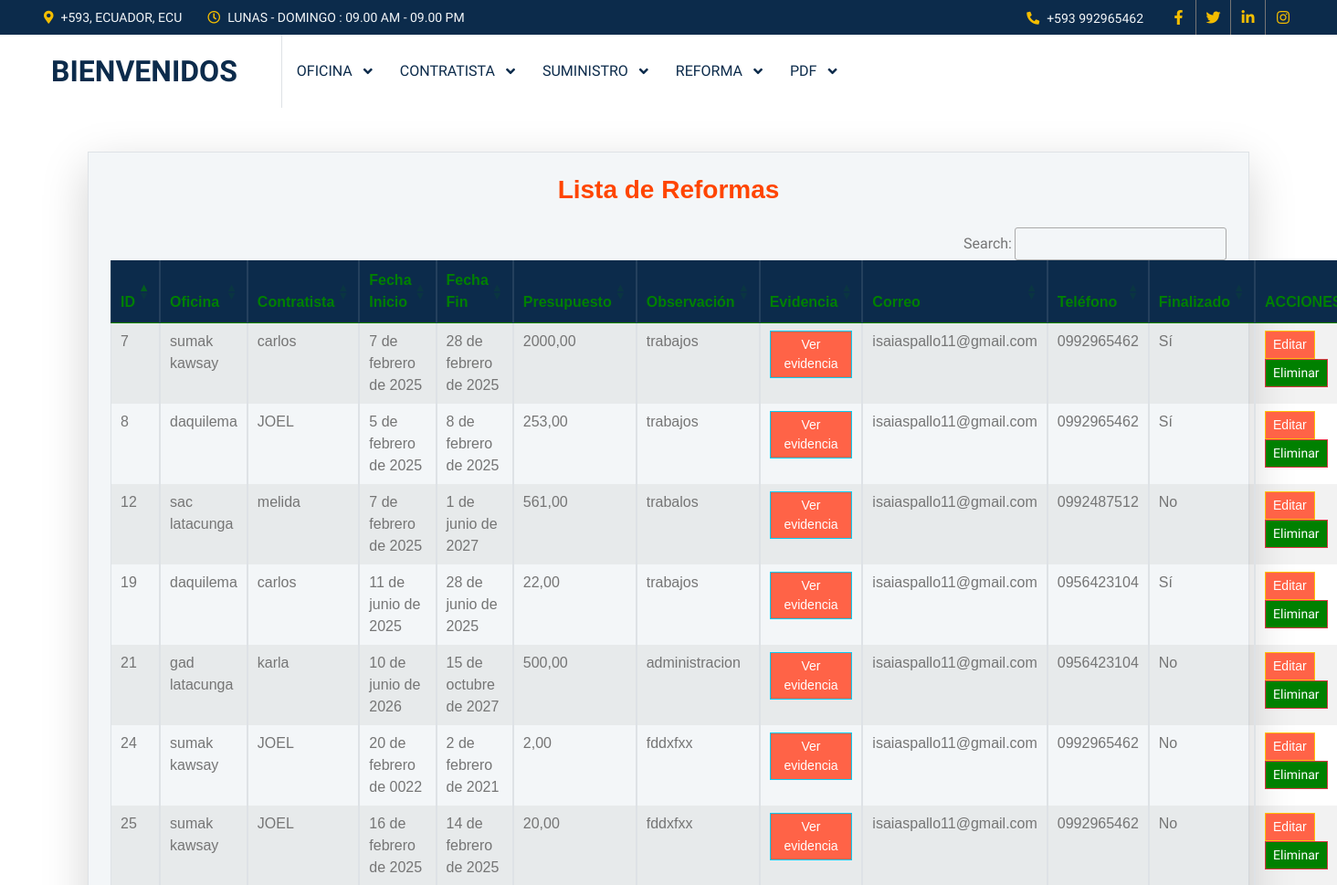
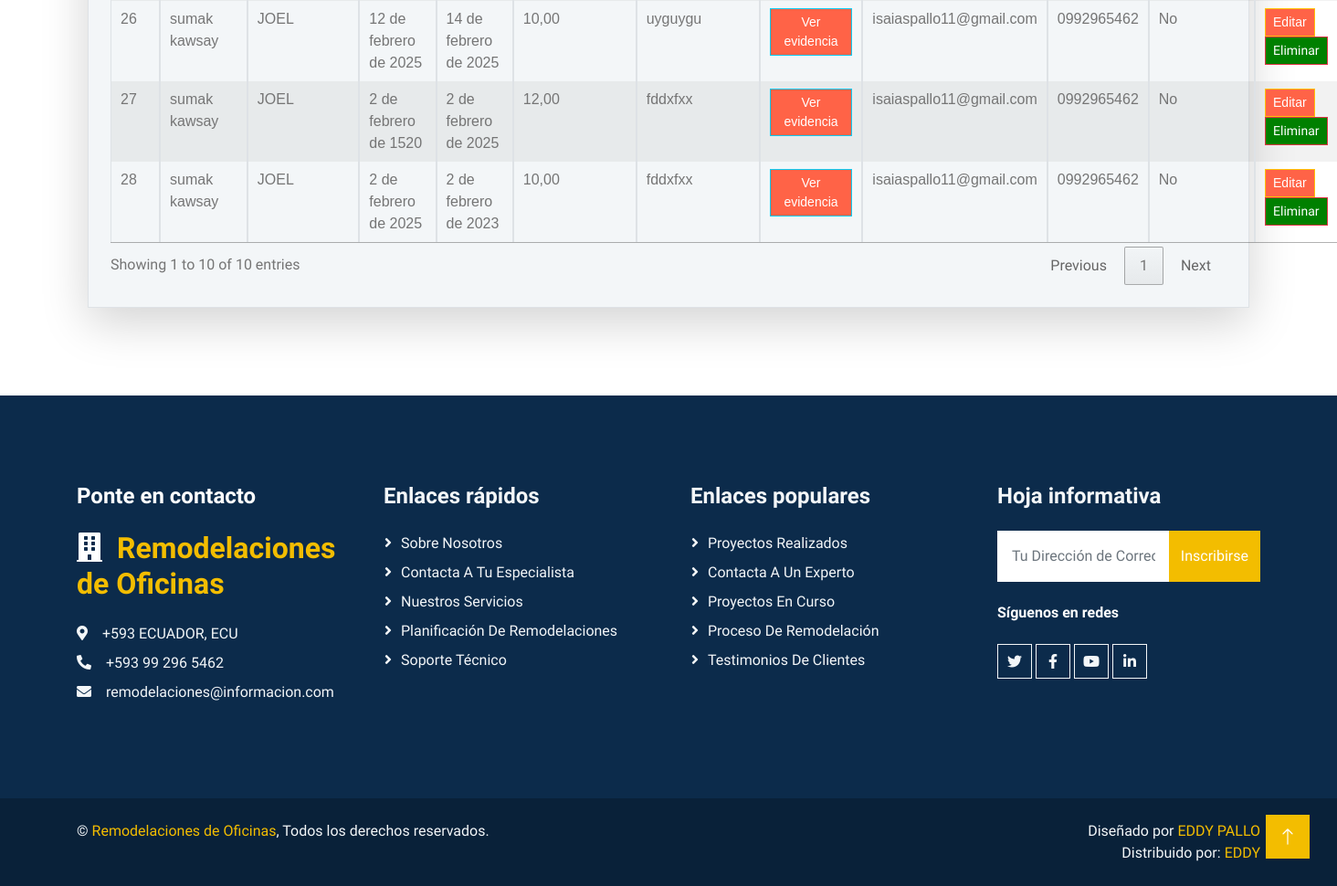
/listareforma/, run on the app's committed database (2 pictures, top to bottom).
### aplicacion/ofisina/models.py (models this page shows, shortened)
class Reforma(models.Model):
    oficina = models.ForeignKey(Oficina, on_delete=models.CASCADE)
    contratista = models.ForeignKey(Contratista, on_delete=models.CASCADE)
    fecha_inicio = models.DateField()
    fecha_fin = models.DateField()
    presupuesto = models.DecimalField(max_digits=12, decimal_places=2)
    suministros = models.ManyToManyField(Suministro)
    observacion = models.TextField(null=True, blank=True)
    evidencia = models.FileField(
        upload_to='reformas/',
        null=True,
        blank=True,
        validators=[FileExtensionValidator(allowed_extensions=['pdf', 'doc', 'docx', 'xls', 'xlsx'])]
    )
    email = models.EmailField()
    telefono = models.CharField(max_length=15)
    finalizado = models.BooleanField(default=False)
    class Meta:
        ordering = ['fecha_inicio', 'oficina']

class Oficina(models.Model):
    nombre = models.CharField(max_length=255)
    direccion = models.TextField()
    capacidad = models.IntegerField()
    foto = models.ImageField(
        upload_to='oficinas_fotos/',
        null=True,
        blank=True
    )

class Contratista(models.Model):
    nombre = models.CharField(max_length=255)
    telefono = models.CharField(max_length=15)
    email = models.EmailField()

### aplicacion/ofisina/views.py (the view)
# urls.py: path('listareforma/', views.listareforma),  # Página con el listado de quejas
def listareforma(request):
    reformas = Reforma.objects.all()
    return render(request, 'listareforma.html', {'reformas': reformas})

### aplicacion/ofisina/templates/listareforma.html (shortened to what this page needs)
{% extends "./plantilla.html" %}
{% block contenido %}
<div class="container mt-5">
    <div class="border p-4 rounded-3 shadow-lg bg-light">
        <h3 class="mb-4 text-center" style="color: #FF4500; font-family: 'Algerian', sans-serif;">Lista de Reformas</h3>
        <table class="table table-bordered table-striped table-hover" id="tbl_reformas">
            <thead class="table-dark">
                <tr>
                    <th style="color: #008000; font-family: 'Algerian', sans-serif;">ID</th>
                    <th style="color: #008000; font-family: 'Algerian', sans-serif;">Oficina</th>
                    <th style="color: #008000; font-family: 'Algerian', sans-serif;">Contratista</th>
                    <th style="color: #008000; font-family: 'Algerian', sans-serif;">Fecha Inicio</th>
                    <th style="color: #008000; font-family: 'Algerian', sans-serif;">Fecha Fin</th>
                    <th style="color: #008000; font-family: 'Algerian', sans-serif;">Presupuesto</th>
                    <th style="color: #008000; font-family: 'Algerian', sans-serif;">Observación</th>
                    <th style="color: #008000; font-family: 'Algerian', sans-serif;">Evidencia</th>
                    <th style="color: #008000; font-family: 'Algerian', sans-serif;">Correo</th>
                    <th style="color: #008000; font-family: 'Algerian', sans-serif;">Teléfono</th>
                    <th style="color: #008000; font-family: 'Algerian', sans-serif;">Finalizado</th>
                    <th style="color: #008000; font-family: 'Algerian', sans-serif;">ACCIONES</th>
                </tr>
            </thead>
            <tbody>
                {% for reforma in reformas %}
                <tr>
                    <td style="font-family: 'Algerian', sans-serif;">{{ reforma.id }}</td>
                    <td style="font-family: 'Algerian', sans-serif;">{{ reforma.oficina.nombre }}</td>
                    <td style="font-family: 'Algerian', sans-serif;">{{ reforma.contratista.nombre }}</td>
                    <td style="font-family: 'Algerian', sans-serif;">{{ reforma.fecha_inicio }}</td>
                    <td style="font-family: 'Algerian', sans-serif;">{{ reforma.fecha_fin }}</td>
                    <td style="font-family: 'Algerian', sans-serif;">{{ reforma.presupuesto }}</td>
                    <td style="font-family: 'Algerian', sans-serif;">{{ reforma.observacion }}</td>
                    <td style="font-family: 'Algerian', sans-serif;">
                        {% if reforma.evidencia %}
                            <a href="{{ reforma.evidencia.url }}" target="_blank" class="btn btn-info btn-sm" style="background-color: #FF6347; color: white;">Ver evidencia</a>
                        {% else %}
                            <p class="text-muted">No disponible</p>
                        {% endif %}
                    </td>
                    <td style="font-family: 'Algerian', sans-serif;">{{ reforma.email }}</td>
                    <td style="font-family: 'Algerian', sans-serif;">{{ reforma.telefono }}</td>
                    <td style="font-family: 'Algerian', sans-serif;">{{ reforma.finalizado|yesno:"Sí,No" }}</td>
                    <td>
                        <a href="/editarreforma/{{reforma.id }}" class="btn btn-warning btn-sm" style="background-color: #FF6347;color: white; font-family: 'Algerian', sans-serif;">Editar</a>
                        <a onclick="return confirm('¿Está seguro de eliminar permanentemente?')" href="/eliminarreforma/{{ reforma.id }}" class="btn btn-danger btn-sm" style="background-color: #008000;  color: white;">Eliminar</a>
                    </td>
                </tr>
                {% endfor %}
            </tbody>
        </table>
    </div>
</div>
{% block scripts %}
    <link rel="stylesheet" type="text/css" href="https://cdn.datatables.net/1.13.4/css/jquery.dataTables.min.css">
    <link rel="stylesheet" type="text/css" href="https://cdn.datatables.net/buttons/2.2.3/css/buttons.dataTables.min.css">
{% endblock %}
{% endblock %}

### deber/static/plantilla/css/style.css (style rules this page uses)
:root { --primary: #F3BD00; --secondary: #757575; --light: #F3F6F8; --dark: #0C2B4B; }
.btn { font-weight: 500; transition: .5s; }

### data on the page
Reforma: id "24", oficina.nombre "sumak kawsay", contratista.nombre "JOEL", fecha_inicio "20 de febrero de 0022", fecha_fin "2 de febrero de 2021", presupuesto "2,00", observacion "fddxfxx", email "isaiaspallo11@gmail.com", telefono "0992965462", finalizado "No"
Reforma: id "27", oficina.nombre "sumak kawsay", contratista.nombre "JOEL", fecha_inicio "2 de febrero de 1520", fecha_fin "2 de febrero de 2025", presupuesto "12,00", observacion "fddxfxx", email "isaiaspallo11@gmail.com", telefono "0992965462", finalizado "No"
Reforma: id "28", oficina.nombre "sumak kawsay", contratista.nombre "JOEL", fecha_inicio "2 de febrero de 2025", fecha_fin "2 de febrero de 2023", presupuesto "10,00", observacion "fddxfxx", email "isaiaspallo11@gmail.com", telefono "0992965462", finalizado "No"
Reforma: id "8", oficina.nombre "daquilema", contratista.nombre "JOEL", fecha_inicio "5 de febrero de 2025", fecha_fin "8 de febrero de 2025", presupuesto "253,00", observacion "trabajos", email "isaiaspallo11@gmail.com", telefono "0992965462", finalizado "Sí"
Reforma: id "7", oficina.nombre "sumak kawsay", contratista.nombre "carlos", fecha_inicio "7 de febrero de 2025", fecha_fin "28 de febrero de 2025", presupuesto "2000,00", observacion "trabajos", email "isaiaspallo11@gmail.com", telefono "0992965462", finalizado "Sí"
Reforma: id "12", oficina.nombre "sac latacunga", contratista.nombre "melida", fecha_inicio "7 de febrero de 2025", fecha_fin "1 de junio de 2027", presupuesto "561,00", observacion "trabalos", email "isaiaspallo11@gmail.com", telefono "0992487512", finalizado "No"
Reforma: id "26", oficina.nombre "sumak kawsay", contratista.nombre "JOEL", fecha_inicio "12 de febrero de 2025", fecha_fin "14 de febrero de 2025", presupuesto "10,00", observacion "uyguygu", email "isaiaspallo11@gmail.com", telefono "0992965462", finalizado "No"
Reforma: id "25", oficina.nombre "sumak kawsay", contratista.nombre "JOEL", fecha_inicio "16 de febrero de 2025", fecha_fin "14 de febrero de 2025", presupuesto "20,00", observacion "fddxfxx", email "isaiaspallo11@gmail.com", telefono "0992965462", finalizado "No"
Reforma: id "19", oficina.nombre "daquilema", contratista.nombre "carlos", fecha_inicio "11 de junio de 2025", fecha_fin "28 de junio de 2025", presupuesto "22,00", observacion "trabajos", email "isaiaspallo11@gmail.com", telefono "0956423104", finalizado "Sí"
Reforma: id "21", oficina.nombre "gad latacunga", contratista.nombre "karla", fecha_inicio "10 de junio de 2026", fecha_fin "15 de octubre de 2027", presupuesto "500,00", observacion "administracion", email "isaiaspallo11@gmail.com", telefono "0956423104", finalizado "No"
